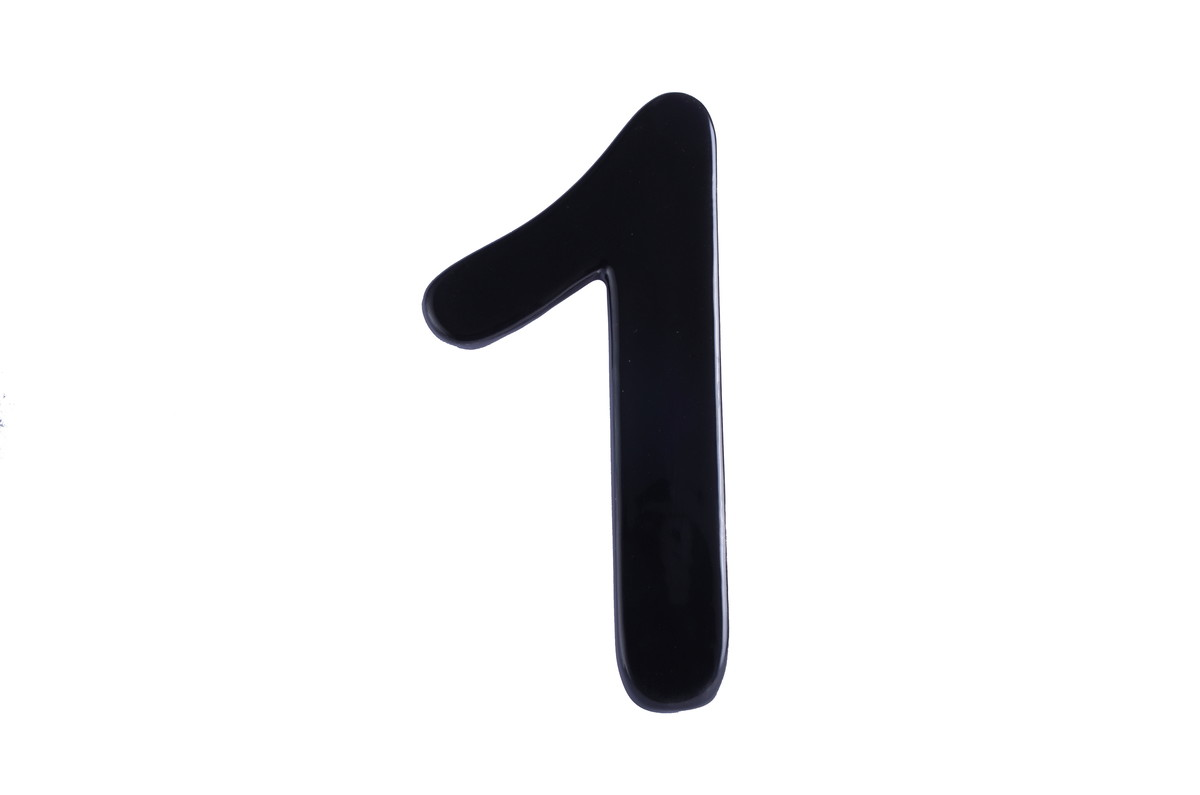
#> input picture EIN/1.jpg, 1200 x 795 px; its folder holds only this picture in this run
$ python question2.py   (older library calls are emulated)
#> lines starting #> are read from the running program, lines starting #| are printed output that depends on the picture
'''
Utilizando os extratores LBP, HU e GLCM, extraia as
características das imagens disponibilizadas no ClassRoom (num-
ber1.rar) e crie um arquivo contendo linha por linha as caracterís-
ticas extraídas a fim de montar um dataset. Não precisa incluir o
Rótulo

'''
from skimage.feature import greycomatrix, greycoprops
from skimage.feature import local_binary_pattern

import cv2
import numpy as np
import os
import matplotlib.pyplot as plt
import csv
import time, threading

def HU_FE(imcolor):
        moments = cv2.moments(imcolor.astype(np.float64))
        return np.asarray( cv2.HuMoments(moments).flatten())

def LBP_FE(imcolor):
        lbp_imcolor = local_binary_pattern(imcolor, 256, 1, "uniform")
        hist, ret = np.histogram(lbp_imcolor.ravel(), bins=256)
        return hist

def GLCM_FE(imcolor):
        glcm = greycomatrix(imcolor, [1], [0], 256, symmetric=True, normed=True)
        xs = []
        xs.append(greycoprops(glcm, 'dissimilarity')[0, 0])
        xs.append(greycoprops(glcm, 'correlation')[0, 0])
        xs.append(greycoprops(glcm, 'homogeneity')[0, 0])
        xs.append(greycoprops(glcm, 'ASM')[0, 0])
        xs.append(greycoprops(glcm, 'energy')[0, 0])
        xs.append(greycoprops(glcm, 'correlation')[0, 0])
        return np.asarray(xs);

def norImcolor(im):
    im = (im - im.min()) / (im.max() - im.min())
    final_im = (im * 255).astype(np.uint8)
    return final_im


dim = (300,300)
path = "./EIN"
mom_Hu = []
GLCM = []
hist_LBP = []
hist_GLCM = []
hist_HU = []
LBP = []
eps = 1e-7

for r, d, f in os.walk(path):

    for filename in f:
        imcolor = cv2.imread(os.path.join(path, filename), 0)
#> imcolor: shape (795, 1200); min 9, max 255, mean 234.9
        imcolor = cv2.resize(imcolor, dim, interpolation=cv2.INTER_AREA)
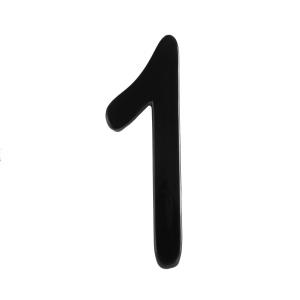
#> imcolor: shape (300, 300); min 11, max 255, mean 234.9

        hist_HU = HU_FE(imcolor)
#> in HU_FE, `moments = cv2.moments(imcolor.astype(np.float64))`: moments = moments, m00 21138935, centre m10/m00, m01/m00 = (148.7, 150.2)
#> hist_HU = [0.000753, 2.06e-10, 1.74e-14, 8.87e-14, -2.53e-27, 1.33e-19, 2.41e-27]
        hist = hist_HU.astype('float')
#> hist has the same summary as hist_HU
        imcolor_HU = [item for item in list(hist)]
#> imcolor_HU has the same summary as hist_HU
        mom_Hu.append(imcolor_HU)

        hist_GLCM = GLCM_FE(imcolor)
#> hist_GLCM = [1.42, 0.985, 0.952, 0.808, 0.899, 0.985]
        GLCM.append(hist_GLCM)

        hist_LBP =LBP_FE(imcolor)
#> in LBP_FE, `lbp_imcolor = local_binary_pattern(imcolor, 256, 1, "uniform")`:
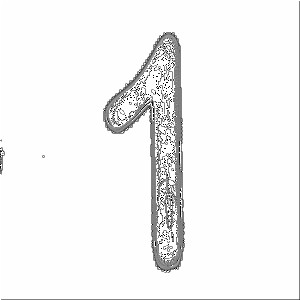
#> lbp_imcolor: shape (300, 300) float64; min 0, max 257, mean 246.1; drawn with min black and max white
#> in LBP_FE, `hist, ret = np.histogram(lbp_imcolor.ravel(), bins=256)`: hist = 256 values, max 83159 at index 255, min 0 at index 1, mean 351.6; ret = 257 values from 0 to 257
#> hist_LBP has the same summary as hist in LBP_FE
        hist2 = hist_LBP.astype('float')
#> hist2 has the same summary as hist in LBP_FE
        hist2 /= (hist2.sum() + eps)
#> hist2 = 256 values, max 0.924 at index 255, min 0 at index 1, mean 0.00391

        imcolor_lbp = [item for item in list(hist2)]
#> imcolor_lbp has the same summary as hist2

        LBP.append(imcolor_lbp)

    print('Salvando arquivo LBP')
    with open ('LBP' + '.csv', 'w') as outfileLBP:
        writer = csv.writer(outfileLBP)
        writer.writerows(GLCM)

    print('Salvando arquivo GLCM')
    with open('GLCM' + '.csv', 'w') as outfileGLCM:
        writer = csv.writer(outfileGLCM)
        writer.writerows(GLCM)

    print('Salvando arquivo HU')
    with open('HU' + '.csv', 'w') as outfileHU:
        writer = csv.writer(outfileHU)
        writer.writerows(mom_Hu)

$ run again, on EIN/1_5.jpg
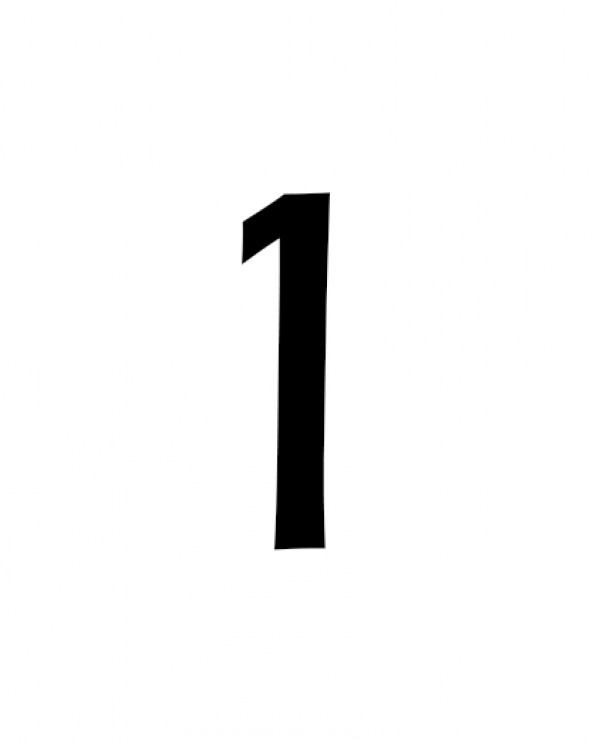
#> input picture EIN/1_5.jpg, 600 x 744 px
#> imcolor is the input picture: shape (744, 600); min 0, max 255, mean 244.5
#> `imcolor = cv2.resize(imcolor, dim, interpolation=cv2.INTER_AREA)`:
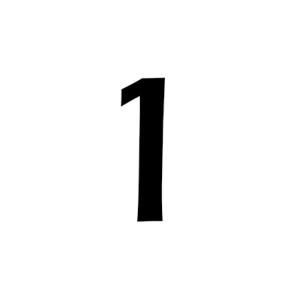
#> imcolor: shape (300, 300); min 0, max 255, mean 244.5
#> moments = moments, m00 22004401, centre m10/m00, m01/m00 = (149.5, 149.7)
#> hist_HU = [0.000707, 1.23e-11, 4.39e-17, 3.5e-15, -1.29e-30, -1.2e-20, 4.53e-31]
#> `hist = hist_HU.astype('float')`: hist has the same summary as hist_HU
#> imcolor_HU has the same summary as hist_HU
#> hist_GLCM = [0.897, 0.976, 0.975, 0.847, 0.921, 0.976]
#> in LBP_FE, `lbp_imcolor = local_binary_pattern(imcolor, 256, 1, "uniform")`:
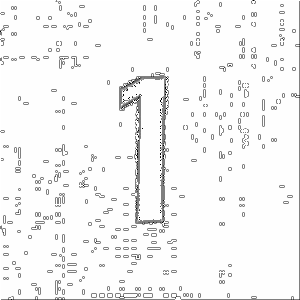
#> lbp_imcolor: shape (300, 300) float64; min 0, max 257, mean 246.7; drawn with min black and max white
#> in LBP_FE, `hist, ret = np.histogram(lbp_imcolor.ravel(), bins=256)`: hist = 256 values, max 82722 at index 255, min 0 at index 1, mean 351.6; ret = 257 values from 0 to 257
#> hist_LBP has the same summary as hist in LBP_FE
#> `hist2 = hist_LBP.astype('float')`: hist2 has the same summary as hist in LBP_FE
#> `hist2 /= (hist2.sum() + eps)`: hist2 = 256 values, max 0.919 at index 255, min 0 at index 1, mean 0.00391
#> imcolor_lbp has the same summary as hist2

$ run again, on EIN/1_6.png
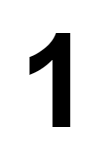
#> input picture EIN/1_6.png, 104 x 160 px
#> imcolor is the input picture: shape (160, 104); min 0, max 255, mean 223.2
#> `imcolor = cv2.resize(imcolor, dim, interpolation=cv2.INTER_AREA)`:
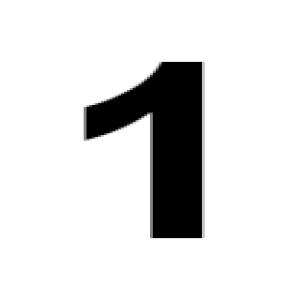
#> imcolor: shape (300, 300); min 0, max 255, mean 223.2
#> moments = moments, m00 20092250, centre m10/m00, m01/m00 = (147.3, 150.5)
#> hist_HU = [0.000828, 9.47e-11, 4.53e-14, 6.29e-13, 1.52e-26, 4.96e-18, 1.05e-25]
#> `hist = hist_HU.astype('float')`: hist has the same summary as hist_HU
#> imcolor_HU has the same summary as hist_HU
#> hist_GLCM = [1.15, 0.991, 0.981, 0.752, 0.867, 0.991]
#> in LBP_FE, `lbp_imcolor = local_binary_pattern(imcolor, 256, 1, "uniform")`:
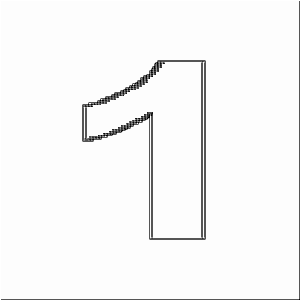
#> lbp_imcolor: shape (300, 300) float64; min 65, max 257, mean 251.9; drawn with min black and max white
#> in LBP_FE, `hist, ret = np.histogram(lbp_imcolor.ravel(), bins=256)`: hist = 256 values, max 86479 at index 254, min 0 at index 3, mean 351.6; ret = 257 values from 65 to 257
#> hist_LBP has the same summary as hist in LBP_FE
#> `hist2 = hist_LBP.astype('float')`: hist2 has the same summary as hist in LBP_FE
#> `hist2 /= (hist2.sum() + eps)`: hist2 = 256 values, max 0.961 at index 254, min 0 at index 3, mean 0.00391
#> imcolor_lbp has the same summary as hist2

$ run again, on EIN/1_1.png
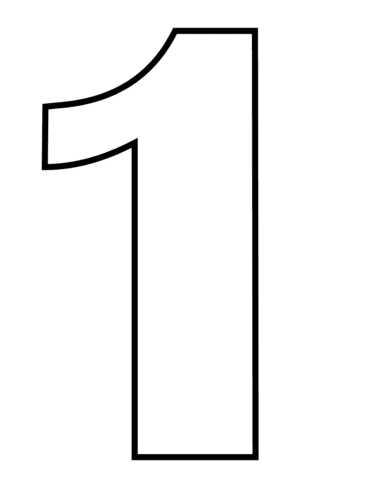
#> input picture EIN/1_1.png, 371 x 480 px
#> imcolor is the input picture: shape (480, 371); min 0, max 255, mean 244.1
#> `imcolor = cv2.resize(imcolor, dim, interpolation=cv2.INTER_AREA)`:
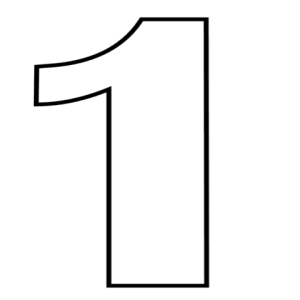
#> imcolor: shape (300, 300); min 0, max 255, mean 244.1
#> moments = moments, m00 21967744, centre m10/m00, m01/m00 = (149.8, 149.7)
#> hist_HU = [0.000691, 9.38e-11, 2.16e-14, 4.97e-15, -2.24e-29, -1.54e-20, 4.64e-29]
#> `hist = hist_HU.astype('float')`: hist has the same summary as hist_HU
#> imcolor_HU has the same summary as hist_HU
#> hist_GLCM = [3.2, 0.922, 0.952, 0.859, 0.927, 0.922]
#> in LBP_FE, `lbp_imcolor = local_binary_pattern(imcolor, 256, 1, "uniform")`:
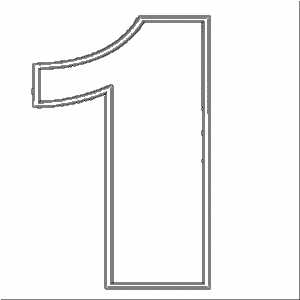
#> lbp_imcolor: shape (300, 300) float64; min 1, max 257, mean 246.9; drawn with min black and max white
#> in LBP_FE, `hist, ret = np.histogram(lbp_imcolor.ravel(), bins=256)`: hist = 256 values, max 83542 at index 255, min 0 at index 1, mean 351.6; ret = 257 values from 1 to 257
#> hist_LBP has the same summary as hist in LBP_FE
#> `hist2 = hist_LBP.astype('float')`: hist2 has the same summary as hist in LBP_FE
#> `hist2 /= (hist2.sum() + eps)`: hist2 = 256 values, max 0.928 at index 255, min 0 at index 1, mean 0.00391
#> imcolor_lbp has the same summary as hist2
